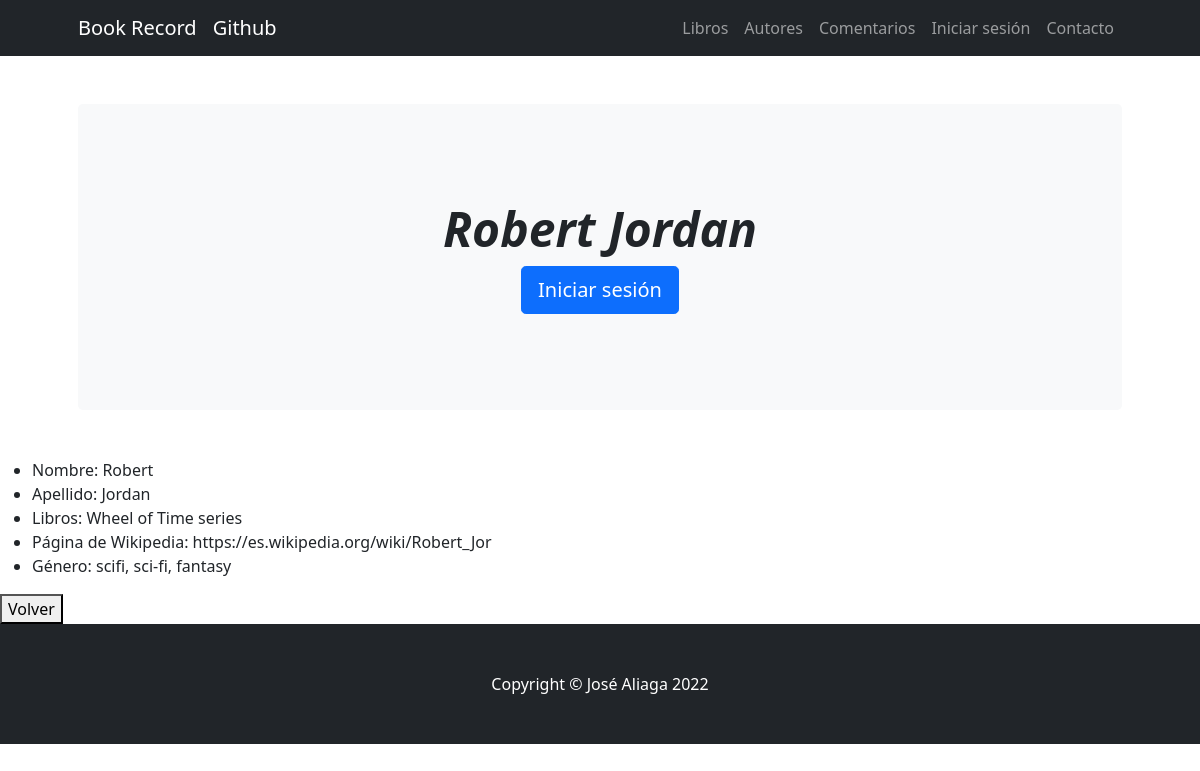
The app's page /BookRecord/author/1 with its own data.
### BookRecord/models.py (models this page shows, shortened)
class Author(models.Model):
    name = models.CharField(max_length=40)
    lastname = models.CharField(max_length=40)
    book = models.CharField(max_length=40)
    wiki = models.CharField(max_length=40)
    genre = models.CharField(max_length=40)

### BookRecord/views.py (the view)
# urls.py: path('author/<pk>', views.Detail_author.as_view(), name='detail_author'),
class Detail_author(DetailView):
    model = Author
    template_name = 'BookRecord/author_detail.html'

### BookRecord/template/BookRecord/author_detail.html
{% extends "BookRecord/template.html" %}
{% load static %}
{% block changing_content  %}
<header class="py-5">
    <div class="container px-lg-5">
        <div class="p-4 p-lg-5 bg-light rounded-3 text-center">
            <div class="m-4 m-lg-5">
              <h1 class="display-5 fw-bold"><i>{{ author.name}} {{ author.lastname }}</i></h1>
                {% if not request.user.is_authenticated %}
                  <a class="btn btn-primary btn-lg" href="{% url 'login' %}">Iniciar sesión</a>
                {% endif %}
            </div>
        </div>
    </div>
</header>
<ul>
  <li>Nombre: {{ author.name }}</li>
  <li>Apellido: {{ author.lastname }}</li>
  <li>Libros: {{ author.book }}</li>
  <li>Página de Wikipedia: {{ author.wiki }}</li>
  <li>Género: {{ author.genre }}</li>
</ul>
  <button><a href="{% url 'list_authors' %}" style='text-decoration: none; color: #000000' >Volver</a></button>
{% endblock %}

### records on screen
Author: name "Robert", lastname "Jordan", book "Wheel of Time series", wiki "https://es.wikipedia.org/wiki/Robert_Jor", genre "scifi, sci-fi, fantasy"
